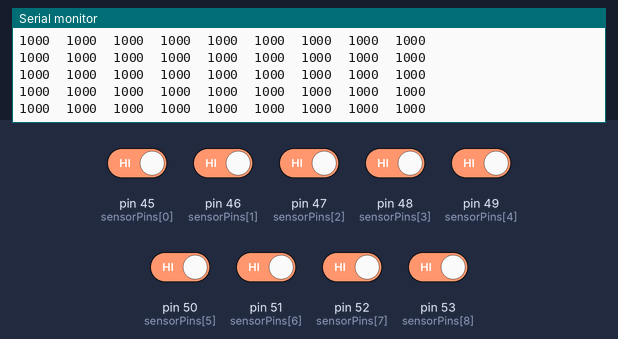
This sketch was run on a simulated Arduino Mega 2560, built with avr-gcc and run on an emulated ATmega2560. On the bench: the last lines printed to the serial monitor. Inputs (shaded band) come from the test bench; at power-on: pin 45 (sensorPins[0]), pin 46 (sensorPins[1]), pin 47 (sensorPins[2]), pin 48 (sensorPins[3]), pin 49 (sensorPins[4]), pin 50 (sensorPins[5]), pin 51 (sensorPins[6]), pin 52 (sensorPins[7]), pin 53 (sensorPins[8]) HIGH.

Above: at 6.3 s.
6.4 s: pin 45 (sensorPins[0]) driven LOW
At 6.65 s:
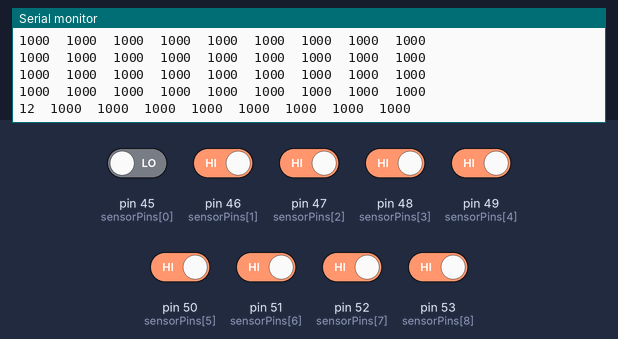
7.9 s: pin 46 (sensorPins[1]) driven LOW
At 8.17 s:
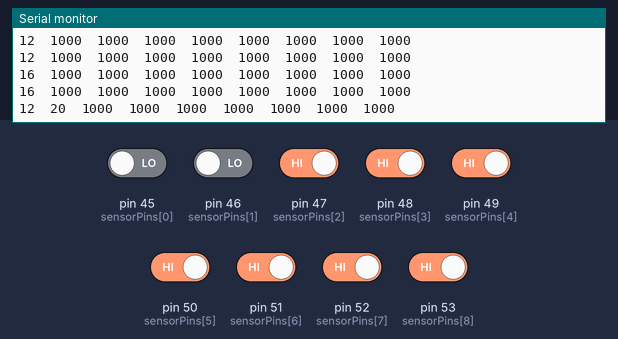
9.4 s: pin 47 (sensorPins[2]) driven LOW
At 9.68 s:
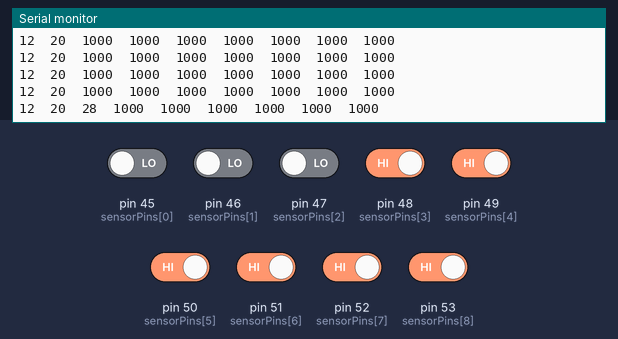
10.9 s: pin 48 (sensorPins[3]) driven LOW
At 11.2 s:
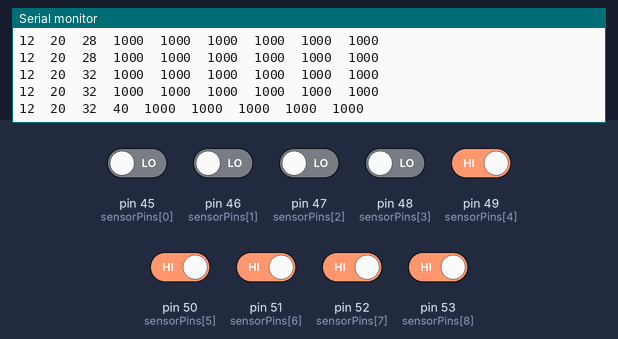
12.4 s: pin 49 (sensorPins[4]) driven LOW
At 12.72 s:
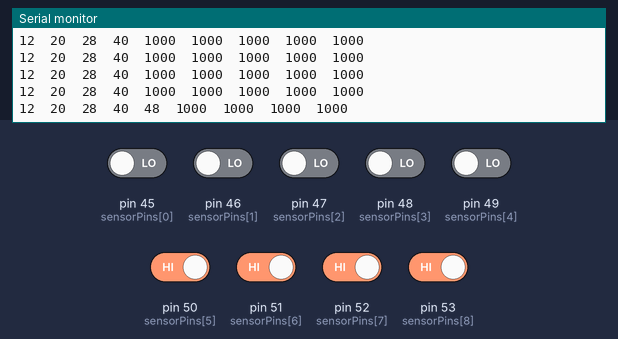
13.9 s: pin 50 (sensorPins[5]) driven LOW
At 14.23 s:
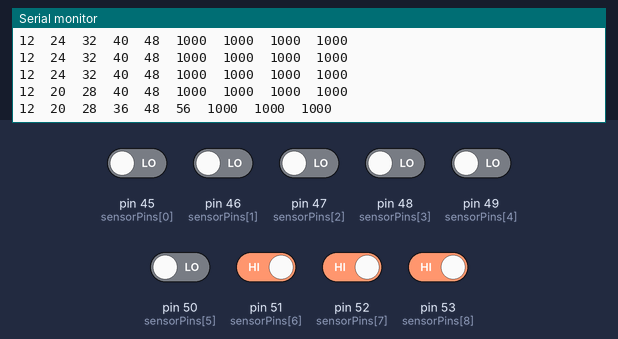
Timing chart, 0 to 16.4 s (numbered marks = the images above; inputs shaded):
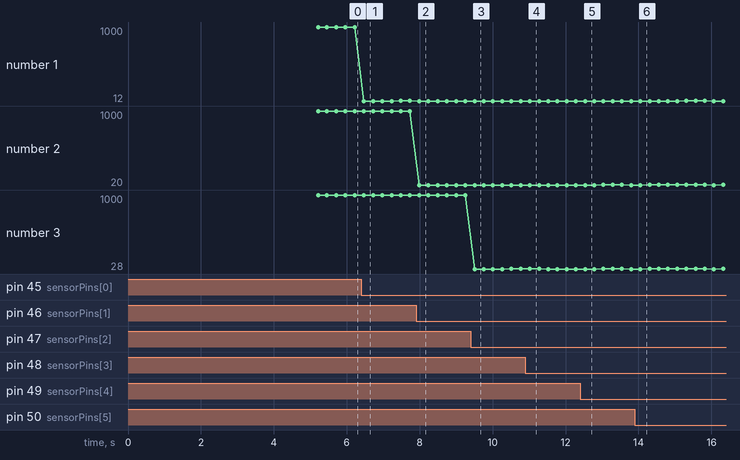

Measured:
- after the input at 6.4 s, the serial monitor: prints a new line after 0.07 s (image 1)
- after the input at 7.9 s, the serial monitor: prints a new line after 0.09 s (image 2)
- after the input at 9.4 s, the serial monitor: prints a new line after 0.10 s (image 3)
- after the input at 10.9 s, the serial monitor: prints a new line after 0.12 s (image 4)
- after the input at 12.4 s, the serial monitor: prints a new line after 0.13 s (image 5)
- after the input at 13.9 s, the serial monitor: prints a new line after 0.15 s (image 6)
- plotted number 1: 1000 → 16 after the input at 6.4 s
- plotted number 2: 1000 → 20 after the input at 7.9 s

The sketch:

IR_test.ino
```cpp
const uint8_t SensorCount = 9;
const uint8_t sensorPins[] = {45 ,46, 47, 48, 49, 50, 51, 52, 53};

void setup() {
  delay(5000);

  Serial.begin(9600);
  Serial.println("SYSTEM BOOT: Library-Bypass Diagnostic Started");

  Serial.println("Emitters ON. Reading pins directly. Wave white paper.");
  Serial.println("P45\tP46\tP47\tP48\tP49\tP50\tP51\tP52\tP53");
  Serial.println("-------------------------------------------------------------------------");
}

void loop() {
  uint16_t sensorValues[SensorCount];

  // 1. Charge the capacitors on the sensor board
  for (uint8_t i = 0; i < SensorCount; i++) {
    pinMode(sensorPins[i], OUTPUT);
    digitalWrite(sensorPins[i], HIGH);
  }

  // Wait 15 microseconds for capacitors to fully charge
  delayMicroseconds(15);

  // 2. Switch pins to INPUT to let them discharge
  for (uint8_t i = 0; i < SensorCount; i++) {
    pinMode(sensorPins[i], INPUT);
    sensorValues[i] = 1000; // Default to max timeout of 1000
  }

  // 3. Measure discharge time WITHOUT disabling system interrupts
  unsigned long startTime = micros();
  while (micros() - startTime < 1000) { // 1000us absolute max timeout
    for (uint8_t i = 0; i < SensorCount; i++) {
      // If the pin drops to LOW, record how long it took
      if (sensorValues[i] == 1000 && digitalRead(sensorPins[i]) == LOW) {
        sensorValues[i] = micros() - startTime;
      }
    }
  }

  // 4. Print the raw results
  for (uint8_t i = 0; i < SensorCount; i++) {
    Serial.print(sensorValues[i]);
    Serial.print('\t');
  }
  Serial.println();

  // Yield to Mbed OS so it doesn't crash the native USB
  delay(250);
}
```
